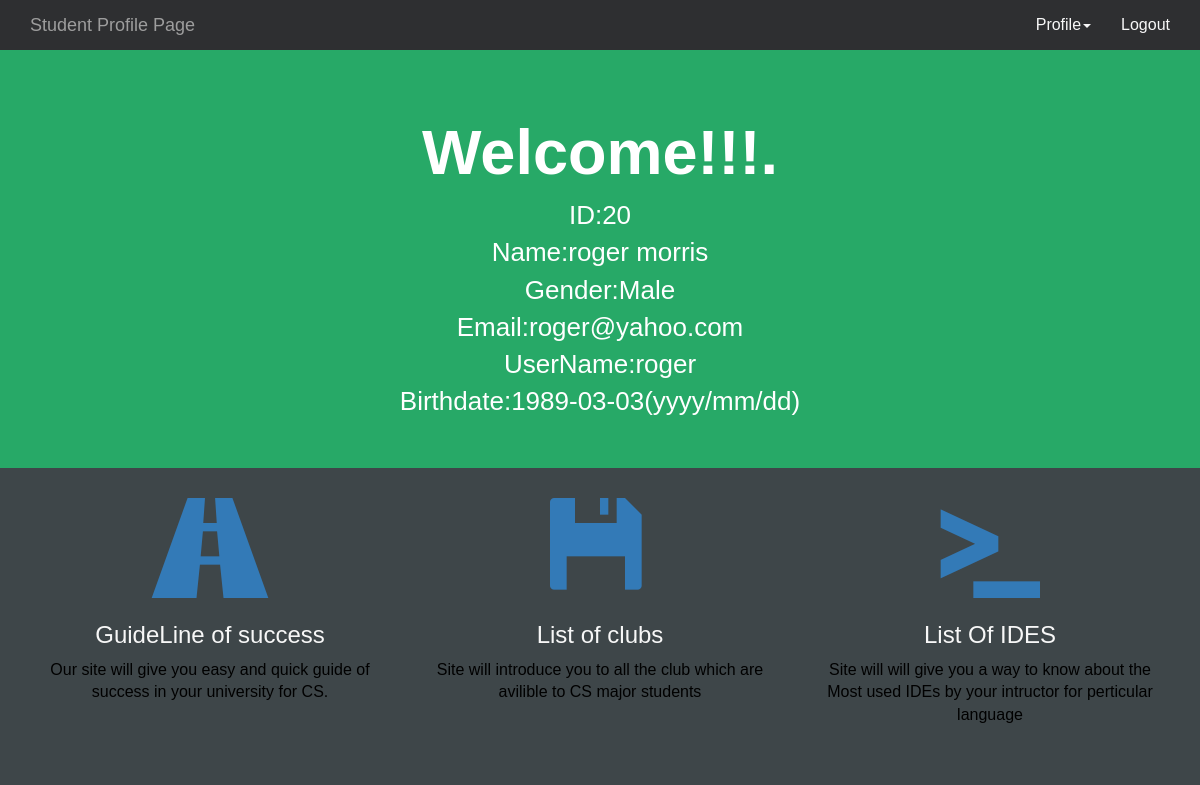
The page /php/studentProfilePage.php (signed in) on the database its author committed.
### tables this page shows
CREATE TABLE `users` (
  `id` int(11) NOT NULL,
  `name` varchar(100) NOT NULL,
  `dob` date NOT NULL,
  `gender` varchar(100) NOT NULL,
  `username` varchar(45) NOT NULL,
  `email` varchar(45) NOT NULL,
  `password` varchar(45) NOT NULL,
  `faculty` varchar(10) NOT NULL,
  `univid` int(100) NOT NULL
);

### php/studentProfilePage.php (the view, shortened to what this page needs)
<?php
$id = ($_SESSION['id']);
$servername = "localhost";
$username = "root";
$password = "kkp123";
$dbname = "accounts";
$conn = new mysqli($servername, $username, $password, $dbname);
$sql = "SELECT id, name, gender, email, username, dob FROM users WHERE id = $id";?>
<!DOCTYPE html>
<html lang="en">
  <head>
    <link href="../css/bootstrap.min.css" rel="stylesheet">
    <link href="../css/styles.css" rel="stylesheet">
  </head>
  <body class = "indexpage">
    <nav class="navbar navbar-inverse navbar-static-top">
	<div class="container">
		<div class="navbar-header">
			<a class="navbar-brand" href="#">Student Profile Page</a>
		</div>
		<div class="collapse navbar-collapse" id="bs-example-navbar-collapse-1">
			<ul class="nav navbar-nav navbar-right">
                <li class="dropdown"><a class="dropdown-toggle" data-toggle="dropdown" href="#">Profile<span class="caret"></span></a>
			  </li>
                <li><a href="../index.html">Logout</a></li>
			</ul>
		</div>
	</div>
</nav>
<div class="jumbotron">
  <div class="container">
      <div class= "studentPpage">
    <h1 class="headline">Welcome!!!.</h1>
      <?php
       $result = $conn->query($sql);
    $row = $result->fetch_assoc();
    echo "ID:" .$row["id"];
    echo"<br>Name:" .$row["name"];
    echo"<br>Gender:" .$row["gender"];
    echo"<br>Email:" .$row["email"];
    echo"<br>UserName:".$row["username"];
    echo"<br>Birthdate:".$row["dob"]."(yyyy/mm/dd)";
      ?>
    <br>
    </div>
  </div>
</div>
<section class="call-to-action">
  <div class="container">
    <div class="row">
      <div class="col-md-4">
          <a href="#"><span class="glyphicon glyphicon-road glyphicon-large" aria-hidden="true"></span></a>
        <h3>GuideLine of success</h3>
        <p>Our site will give you easy and quick guide of success in your university for CS. </p>
      </div>
      <div class="col-md-4">
        <a href="#"><span class="glyphicon glyphicon-floppy-disk glyphicon-large" aria-hidden="true"></span></a>
        <h3>List of clubs</h3>
        <p>Site will introduce you to all the club which are avilible to CS major students</p>
      </div>
      <div class="col-md-4">
        <a href="#"><span class="glyphicon glyphicon-console glyphicon-large" aria-hidden="true"></span></a>
        <h3>List Of IDES</h3>
        <p>Site will will give you a way to know about the Most used IDEs by your intructor for perticular language </p>
      </div>
    </div>
  </div>
</section>
  </body>
</html>

### css/styles.css (style rules this page uses)
body { background: #3E4649; font-family: 'Montserrat', sans-serif; }
.indexpage { color: #f7f7f7; }
h1, h2 { font-weight: bold; color:black; }
p { font-size: 16px; color: black; }
.navbar { margin-bottom: 0; }
.jumbotron { background: #27A967; color: white; text-align: center; font-size: 26px; }
.navbar-inverse { background: #2E2F31; border: 0; }
.navbar-inverse .navbar-nav li a { color: #f7f7f7; font-size: 16px; }
.glyphicon-large { font-size: 100px; }
.call-to-action { text-align: center; }
.call-to-action p { margin-bottom: 30px; font-family: sans-serif; }
.studentPpage { font-size:26px color:white; }

### rows shown on the page
users: id "20", name "roger morris", gender "Male", email "roger@yahoo.com", username "roger", dob "1989-03-03"
